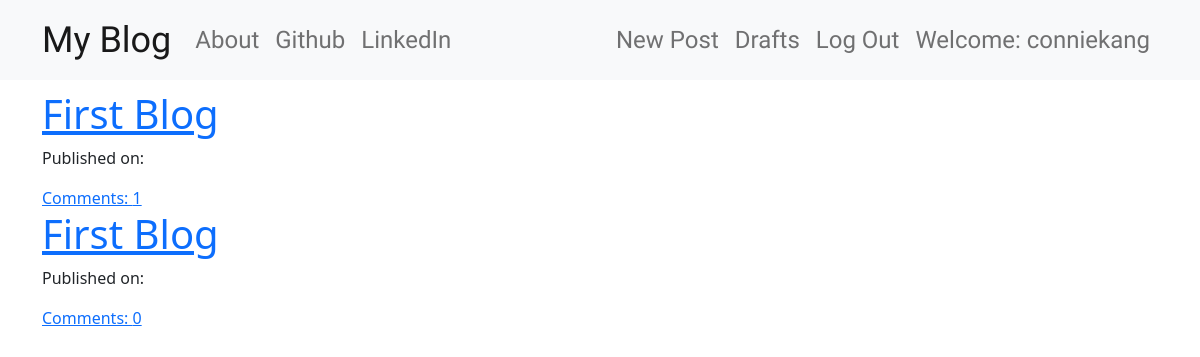
The app's page / (signed in) with its own data.
### blog/models.py (models this page shows, shortened)
class Post(models.Model):
    author = models.ForeignKey('auth.User', on_delete=models.CASCADE)
    title = models.CharField(max_length=200)
    text = models.TextField()
    create_date = models.DateTimeField(default=timezone.now())
    published_date = models.DateTimeField(blank=True, null=True)
    def approve_comments(self):
        return self.comments.filter(approved_comment=True)

### blog/views.py (the view)
# urls.py: path('', views.PostListView.as_view(), name='post_list'),
class PostListView(ListView):
    model = Post
    def get_queryset(self):
        return Post.objects.filter(published_date__lte=timezone.now()).order_by('-published_date')

### blog/templates/blog/post_list.html
{% extends 'blog/base.html' %}
{% block content %}
<div class="centerstage">
    {% for post in post_list.all %}
    <div class="post">
        <h1><a href="{% url 'post_detail' pk=post.pk %}">{{ post.title }}</a></h1>
        <div class="date">
            <p>Published on: {{post.published|date:"D M Y"}}</p>
        </div>
        <a href="{% url 'post_detail' pk=post.pk %}">Comments: {{post.approve_comments.count}}</a>
    </div>
    {% endfor %}
</div>
{% endblock content %}

### blog/templates/blog/base.html (shortened to what this page needs)
{% load static %}
<!DOCTYPE html>
<html lang="en">
<head>
    <link href="https://cdn.jsdelivr.net/npm/bootstrap@5.1.1/dist/css/bootstrap.min.css" rel="stylesheet">
    <link rel="stylesheet" href="//cdn.jsdelivr.net/npm/medium-editor@latest/dist/css/medium-editor.min.css" type="text/css" media="screen" charset="utf-8">
    <link rel="stylesheet" href="{% static 'css/blog.css' %}">
</head>
<body class="loader">
    <nav class="navbar navbar-expand-lg navbar-light bg-light techfont custom-navbar">
        <div class="container">
        <a class="navbar-brand bigbrand" href="{% url 'post_list' %}">My Blog</a>
          <div class="collapse navbar-collapse" id="navbarNavDropdown">
            <ul class="navbar-nav mr-auto">
                <li class="nav-item">
                    <a class="nav-link" href="{% url 'about' %}">About</a>
                </li>
                <li class="nav-item">
                    <a class="nav-link" href="https://github.com/conniehqk">Github</a>
                </li>
                <li class="nav-item">
                    <a class="nav-link" href="https://www.linkedin.com/in/connie-kang-948366115/">LinkedIn</a>
                </li>
            </ul>
            <ul class="navbar-nav ms-auto">
                {% if user.is_authenticated %}
                <li class="nav-item">
                    <a class="nav-link" href="{% url 'post_new' %}">New Post</a>
                </li>
                <li class="nav-item">
                    <a class="nav-link" href="{% url 'post_draft_list' %}">Drafts</a>
                </li>
                <li class="nav-item">
                    <a class="nav-link" href="{% url 'logout' %}">Log Out</a>
                </li>
                <li class="nav-item">
                    <a class="nav-link">Welcome: {{user.username}}</a>
                </li>
                {% else %}
                <li class="nav-item">
                    <a class="nav-link" href="{% url 'login' %}"><i class="fas fa-user"></i></a>
                </li>
                {% endif %}
            </ul>
          </div>
        </div>
    </nav>
    <div class="content container">
        <div class="row">
            <div class="col-md-8">
                <div class="blog_posts">
                    {% block content %}
                    {% endblock %}
                </div>
            </div>
        </div>
    </div>
</body>
</html>

### blog/static/css/blog.css (style rules this page uses)
.techfont { font-family: 'Architects Daughter', cursive; font-size: 1.5em; margin-bottom: 10px; }
.bigbrand { font-size: 1.5em; }
.centerstage { margin-left: auto; margin-right: auto; }
.loader { filter:hue-rotate(0deg); color:linear-gradient(45deg,#0f8,#08f); animation:hue 10000ms infinite linear; }

### records on screen
Post: title "First Blog", approve_comments.count "1"
Post: title "First Blog", approve_comments.count "0"

### other values on screen
{{ user.username }} "conniekang"
